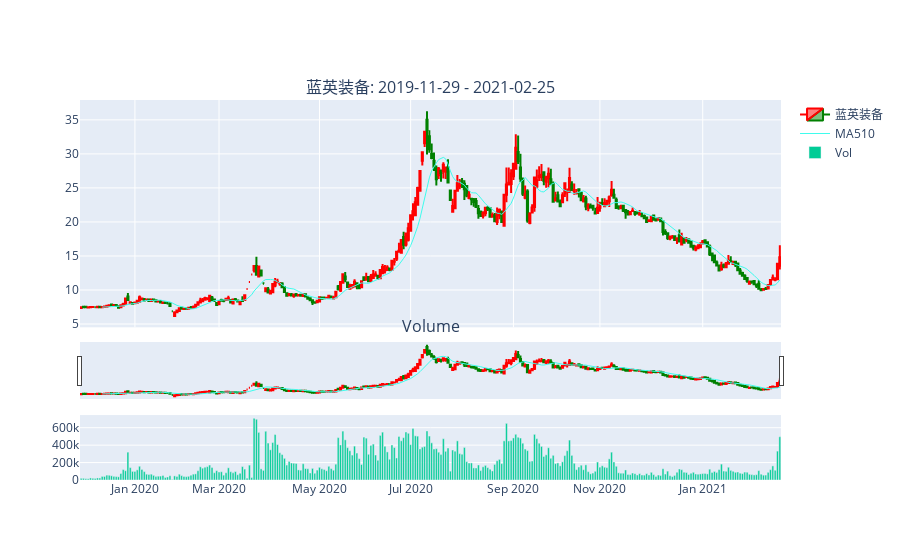

Notebook code cell kept with this figure:
### Code cell
strategy_mavp(tmp)

### Figure 1 — Plotly figure (JSON) as saved in the notebook; plotly's stock layout.template omitted (floating-point values rounded to 4 significant figures; data arrays with more than 128 entries replaced by an {"elided": "..."} marker saying what was removed)
{"data": [{"close": {"elided": "300 float values"}, "decreasing": {"line": {"color": "green"}}, "high": {"elided": "300 float values"}, "hoverinfo": "text", "increasing": {"line": {"color": "red"}}, "low": {"elided": "300 float values"}, "name": "蓝英装备", "open": {"elided": "300 float values"}, "text": {"elided": "300 str values"}, "type": "candlestick", "x": {"elided": "300 str values"}, "xaxis": "x", "yaxis": "y"}, {"line": {"width": 1}, "marker": {"color": "#3ffced"}, "meta": {"columnNames": {"x": "Moving Average, x", "y": "Moving Average, y"}}, "mode": "lines", "name": "MA510", "type": "scatter", "x": {"elided": "300 str values"}, "xaxis": "x", "y": {"elided": "300 float values"}, "yaxis": "y"}, {"name": "Vol", "showlegend": true, "type": "bar", "x": {"elided": "300 str values"}, "xaxis": "x3", "y": {"elided": "300 float values"}, "yaxis": "y3"}], "layout": {"annotations": [{"font": {"size": 16}, "showarrow": false, "text": "蓝英装备: 2019-11-29 - 2021-02-25", "x": 0.5, "xanchor": "center", "xref": "paper", "y": 1.0, "yanchor": "bottom", "yref": "paper"}, {"font": {"size": 16}, "showarrow": false, "text": "Volume", "x": 0.5, "xanchor": "center", "xref": "paper", "y": 0.3718, "yanchor": "bottom", "yref": "paper"}], "autosize": true, "dragmode": "zoom", "xaxis": {"anchor": "y", "autorange": true, "domain": [0, 1], "matches": "x3", "range": ["2019-11-28 12:00", "2021-02-25 12:00"], "rangebreaks": [{"values": {"elided": "155 str values"}}], "rangeslider": {"autorange": true, "range": ["2019-11-28 12:00", "2021-02-25 12:00"], "yaxis": {"_template": null, "rangemode": "match"}}, "showspikes": false, "showticklabels": false, "type": "date"}, "xaxis2": {"anchor": "y2", "domain": [0, 1], "matches": "x3", "rangebreaks": [{"values": {"elided": "155 str values"}}], "showticklabels": false}, "xaxis3": {"anchor": "y3", "autorange": true, "domain": [0, 1], "range": ["2019-11-28 12:00", "2021-02-25 12:00"], "rangebreaks": [{"values": {"elided": "155 str values"}}], "showspikes": false, "type": "date"}, "yaxis": {"anchor": "x", "autorange": true, "domain": [0.4018, 1.0], "range": [4.52, 37.92], "showspikes": false, "type": "linear"}, "yaxis2": {"anchor": "x2", "domain": [0.2009, 0.3718]}, "yaxis3": {"anchor": "x3", "autorange": true, "domain": [0, 0.1709], "range": [0, 745300.0], "showspikes": false, "type": "linear"}}}
